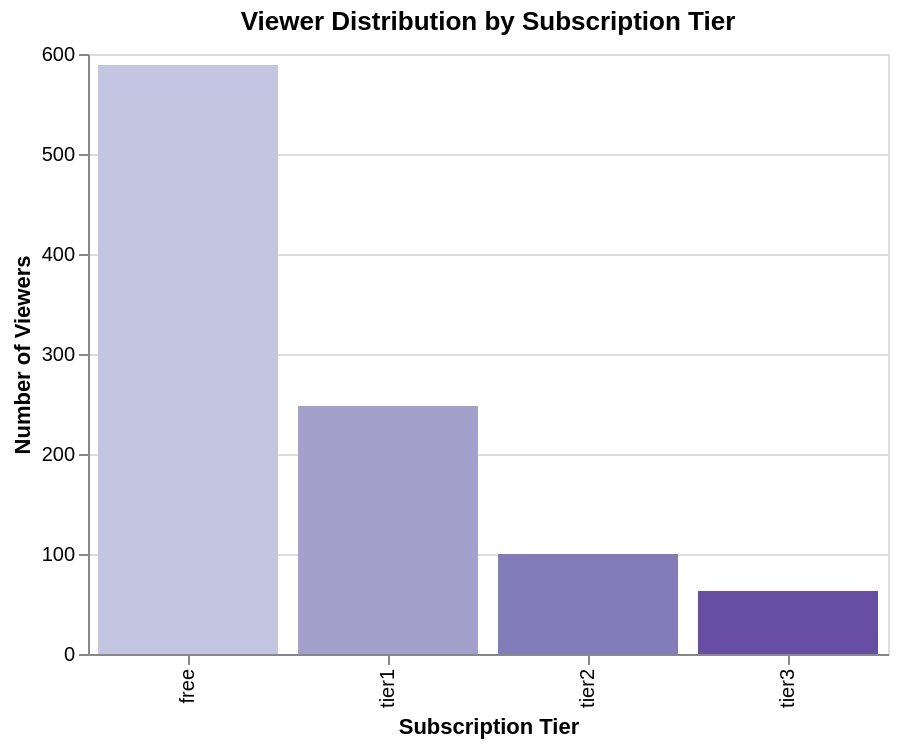

The notebook cell saved with this chart:
### Markdown cell above
#### Viewer Count by Subscription Tier

Used altair methods `x=alt.x()` for this instead of keywords & tooltips
- https://altair-viz.github.io/user_guide/encodings/index.html

### Code cell
alt.Chart(viewers_df_resolved).mark_bar(color="purple").encode(
    x=alt.X(
        "subscription_tier:N",
        title="Subscription Tier",
        sort=["free", "tier1", "tier2", "tier3"],
        ),
    y=alt.Y("count():Q", title="Number of Viewers"),
    color=alt.Color(
        "subscription_tier:N", scale=alt.Scale(scheme="purples"), legend=None
    ),
    tooltip=["subscription_tier", "count()"],
).properties(title="Viewer Distribution by Subscription Tier", width=400, height=300)

### Figure 1 — Vega-Lite specification as saved in the notebook (floating-point values rounded to 4 significant figures; data arrays with more than 128 entries replaced by an {"elided": "..."} marker saying what was removed)
{"config": {"view": {"continuousWidth": 300, "continuousHeight": 300}}, "data": {"name": "data-4c5a8088dd4e434d1d5bc00a56c0775e"}, "mark": {"type": "bar", "color": "purple"}, "encoding": {"color": {"field": "subscription_tier", "legend": null, "scale": {"scheme": "purples"}, "type": "nominal"}, "x": {"field": "subscription_tier", "sort": ["free", "tier1", "tier2", "tier3"], "title": "Subscription Tier", "type": "nominal"}, "y": {"aggregate": "count", "title": "Number of Viewers", "type": "quantitative"}}, "height": 300, "title": "Viewer Distribution by Subscription Tier", "width": 400, "$schema": "https://vega.github.io/schema/vega-lite/v6.4.1.json", "datasets": {"data-4c5a8088dd4e434d1d5bc00a56c0775e": {"elided": "1000 records"}}}
